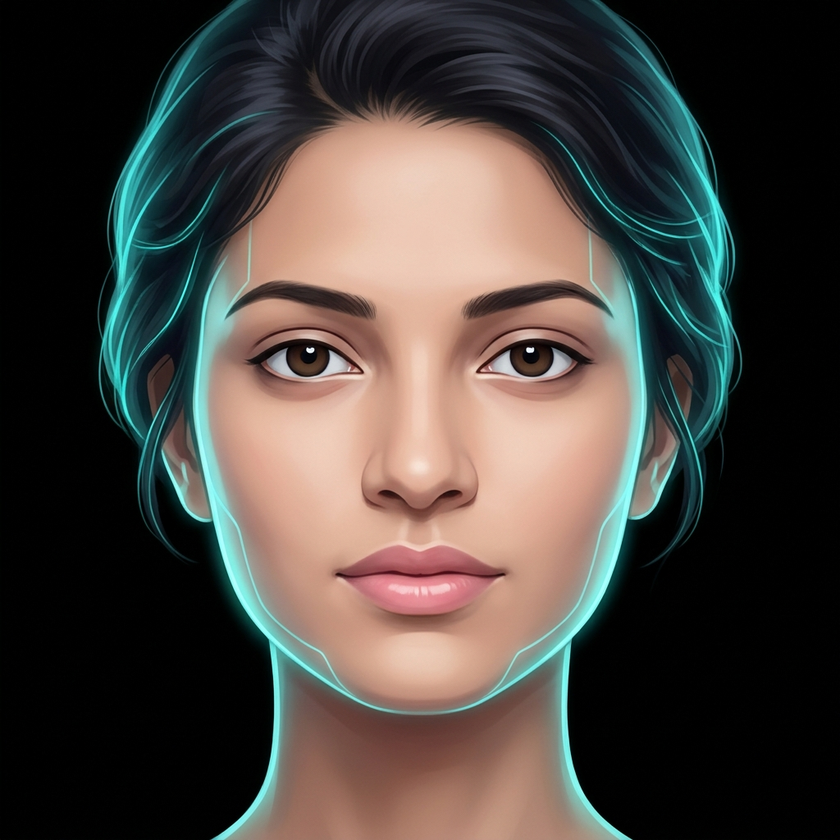
#> input picture face.png, 840 x 840 px, shrunk from 1024 x 1024 before the run; its folder holds only this picture in this run
$ python -i objects.py   (imports and definitions only)
#> lines starting #> are read from the running program, lines starting #| are printed output that depends on the picture; after the words box and inside, x2 and y2 are one past the last pixel; in counts of white or black regions, pixels touching at a corner belong together
"""
ObjectDetector - Object detection for UI elements and general objects
"""

import os
import cv2
import numpy as np
from typing import Optional, List, Dict, Any, Tuple
from dataclasses import dataclass
from PIL import Image

try:
    from ultralytics import YOLO
    YOLO_AVAILABLE = True
except ImportError:
    YOLO_AVAILABLE = False


@dataclass
class DetectedObject:
    """Detected object in image."""
    class_name: str
    confidence: float
    bbox: Tuple[int, int, int, int]  # x1, y1, x2, y2
    class_id: int


class ObjectDetector:
    """Object detection using YOLO or other models."""

    # [120 lines left out: functions __init__, _init_model, detect, detect_ui_elements, find_object, draw_detections, not called in this run]

    def get_available_classes(self) -> Dict[int, str]:
        """Get available class names."""
        return self._class_names.copy()


class ScreenElementDetector:
    """Specialized detector for screen UI elements using template matching or heuristics."""

    def __init__(self):
        self._templates = {}

    def find_button(self, image: Image.Image, text: str = "") -> List[Tuple[int, int, int, int]]:
        """Find buttons on screen (heuristic-based)."""
        # Convert to grayscale
        gray = cv2.cvtColor(np.array(image), cv2.COLOR_RGB2GRAY)

        # Find rectangular contours that could be buttons
        edges = cv2.Canny(gray, 50, 150)
        contours, _ = cv2.findContours(edges, cv2.RETR_EXTERNAL, cv2.CHAIN_APPROX_SIMPLE)

        buttons = []
        for cnt in contours:
            x, y, w, h = cv2.boundingRect(cnt)
            aspect_ratio = w / h if h > 0 else 0

            # Button-like: roughly rectangular, reasonable size
            if 0.5 < aspect_ratio < 5 and 30 < w < 300 and 15 < h < 80:
                buttons.append((x, y, x + w, y + h))

        return buttons

    def find_text_field(self, image: Image.Image) -> List[Tuple[int, int, int, int]]:
        """Find text input fields."""
        gray = cv2.cvtColor(np.array(image), cv2.COLOR_RGB2GRAY)

        # Look for horizontal lines (bottom of text fields)
        kernel = cv2.getStructuringElement(cv2.MORPH_RECT, (30, 1))
        lines = cv2.morphologyEx(gray, cv2.MORPH_OPEN, kernel)

        contours, _ = cv2.findContours(lines, cv2.RETR_EXTERNAL, cv2.CHAIN_APPROX_SIMPLE)

        fields = []
        for cnt in contours:
            x, y, w, h = cv2.boundingRect(cnt)
            if w > 100 and h < 5:
                fields.append((x, y, x + w, y + h))

        return fields

    def find_clickable_elements(self, image: Image.Image) -> List[Dict[str, Any]]:
        """Find all potentially clickable elements."""
        buttons = self.find_button(image)
        fields = self.find_text_field(image)

        elements = []
        for bbox in buttons:
            elements.append({
                "type": "button",
                "bbox": bbox,
                "center": ((bbox[0] + bbox[2]) // 2, (bbox[1] + bbox[3]) // 2)
            })

        for bbox in fields:
            elements.append({
                "type": "text_field",
                "bbox": bbox,
                "center": ((bbox[0] + bbox[2]) // 2, (bbox[1] + bbox[3]) // 2)
            })

        return elements


# Global instances
_object_detector: Optional[ObjectDetector] = None
_screen_element_detector: Optional[ScreenElementDetector] = None


# [12 lines left out: functions get_object_detector, get_screen_element_detector, not called in this run]

>>> import cv2
>>> picture = cv2.cvtColor(cv2.imread('../../face.png'), cv2.COLOR_BGR2RGB)
>>> result = ScreenElementDetector().find_clickable_elements(picture)
#> in find_button, `gray = cv2.cvtColor(np.array(image), cv2.COLOR_RGB2GRAY)`:
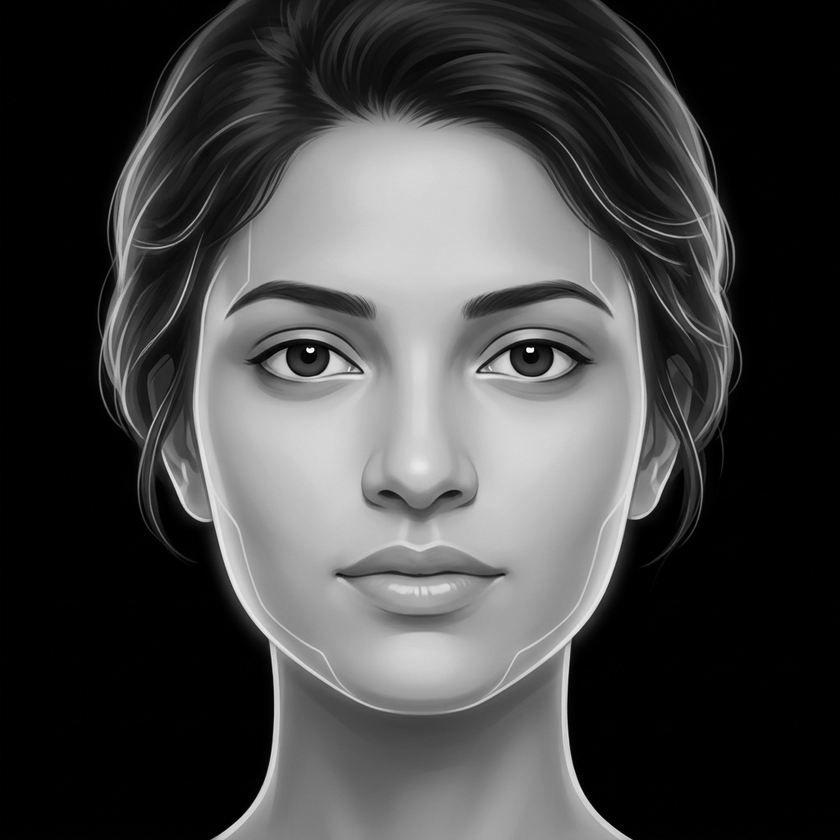
#> gray: shape (840, 840); min 0, max 255, mean 69
#> in find_button, `edges = cv2.Canny(gray, 50, 150)`:
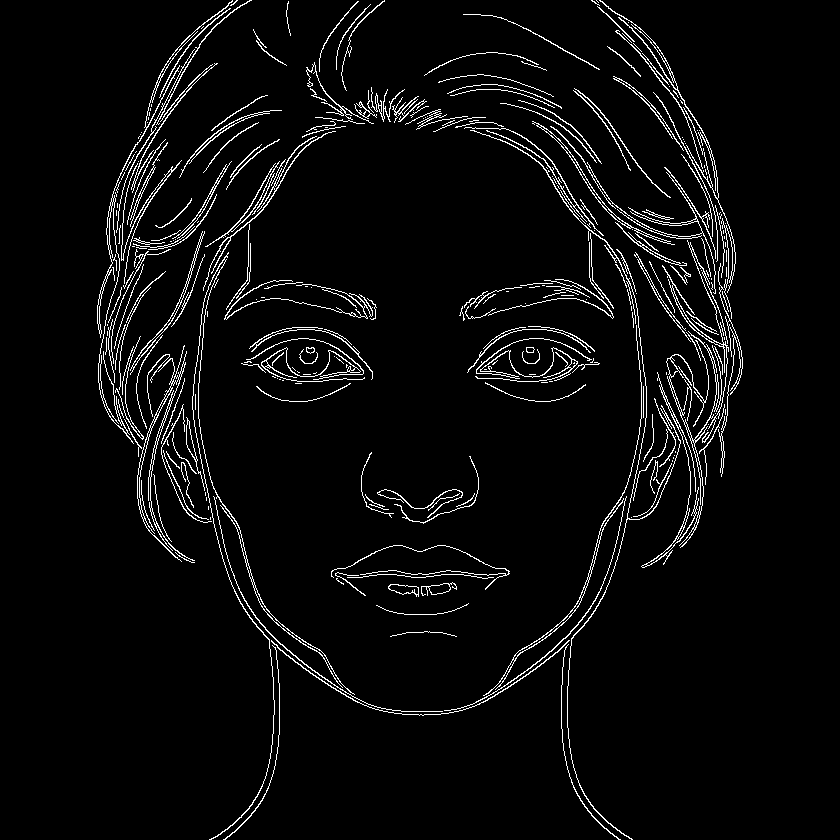
#> edges: shape (840, 840); 4.2% white in thin lines or dots, all inside (x1, y1, x2, y2) = (97, 0, 743, 840)
#> in find_button, `contours, _ = cv2.findContours(edges, cv2.RETR_EXTERNAL, cv2.CHAIN_APP..`: contours = 308 contours, 222 with area under 20; largest, box (x1, y1, x2, y2) and area: (137, 345, 195, 562) 658, (97, 0, 233, 444) 468, (532, 121, 675, 245) 452, (666, 331, 722, 548) 404, (483, 325, 642, 696) 374
#> the loop in find_button, `for cnt in contours:` made 308 passes
#> (x, y, w, h, aspect_ratio) on passes 1 to 3: (223, 645, 57, 195, 0.292), (561, 644, 60, 196, 0.306), (271, 640, 299, 76, 3.93)
#> after the loop in find_button, `for cnt in contours:`: buttons = 46 items, first 6: (271, 640, 570, 716), (335, 572, 366, 596), (331, 545, 510, 590), (428, 493, 460, 511), (377, 489, 463, 518), (633, 463, 672, 517)
#> in find_text_field, `lines = cv2.morphologyEx(gray, cv2.MORPH_OPEN, kernel)`:
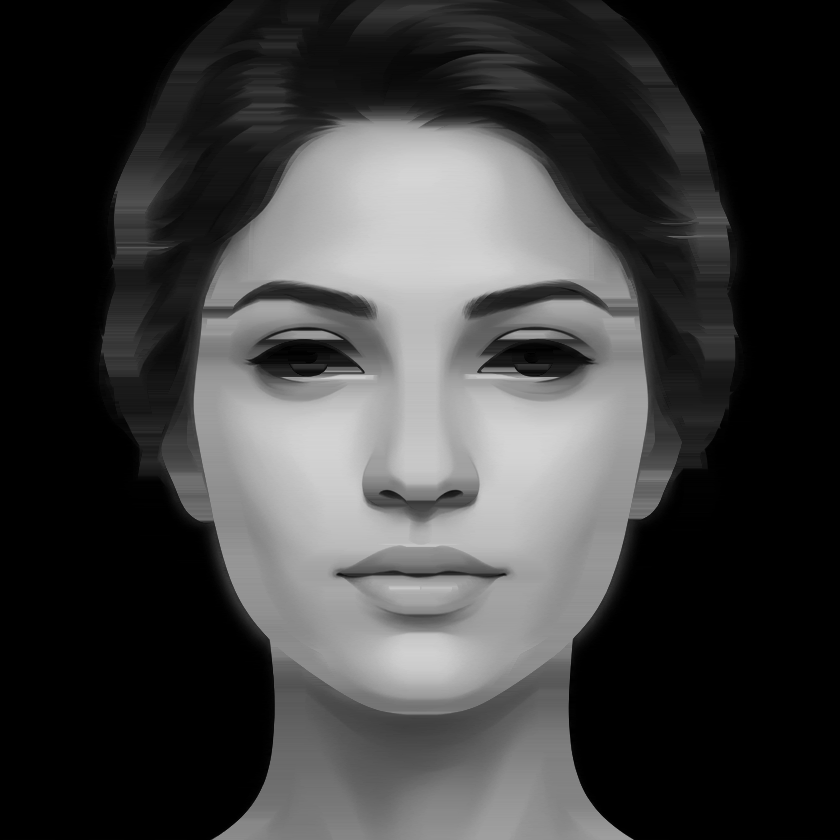
#> lines: shape (840, 840); min 0, max 213, mean 62.4
#> in find_text_field, `contours, _ = cv2.findContours(lines, cv2.RETR_EXTERNAL, cv2.CHAIN_APP..`: contours = 13 contours, 10 with area under 20; largest, box (x1, y1, x2, y2) and area: (83, 0, 757, 840) 425523, (677, 514, 711, 517) 60, (671, 529, 702, 531) 29
#> the loop in find_text_field, `for cnt in contours:` made 13 passes
#> (cnt, x, y, w, h) on passes 1 to 10: ([[811, 839], [839, 839]], 811, 839, 29, 1), ([[779, 839], [809, 839]], 779, 839, 31, 1), ([[639, 839], [668, 839]], 639, 839, 30, 1), ([[155, 839], [186, 839]], 155, 839, 32, 1), ([[89, 839], [123, 839]], 89, 839, 35, 1), ([[3, 839], [54, 839]], 3, 839, 52, 1), ([[773, 837], [808, 837]], 773, 837, 36, 1), ([[140, 535], [169, 535]], 140, 535, 30, 1), ([[671, 529], [672, 530], [701, 530], [700, 529]], 671, 529, 31, 2), ([[676, 520], [705, 520]], 676, 520, 30, 1)
#> (x, y, w, h) on passes 11, 13: (677, 514, 34, 3), (83, 0, 674, 840)
#> after the loop in find_text_field, `for cnt in contours:`: fields = []
#> the loop in find_clickable_elements, `for bbox in buttons:` made 46 passes
#> bbox on passes 1 to 12: (271, 640, 570, 716), (335, 572, 366, 596), (331, 545, 510, 590), (428, 493, 460, 511), (377, 489, 463, 518), (633, 463, 672, 517), (394, 456, 479, 524), (163, 450, 209, 520), (475, 338, 592, 382), (246, 338, 365, 382), (467, 329, 591, 373), (483, 327, 526, 349)
#> after the loop in find_clickable_elements, `for bbox in buttons:`: elements = 46 items
#> result = 46 items
